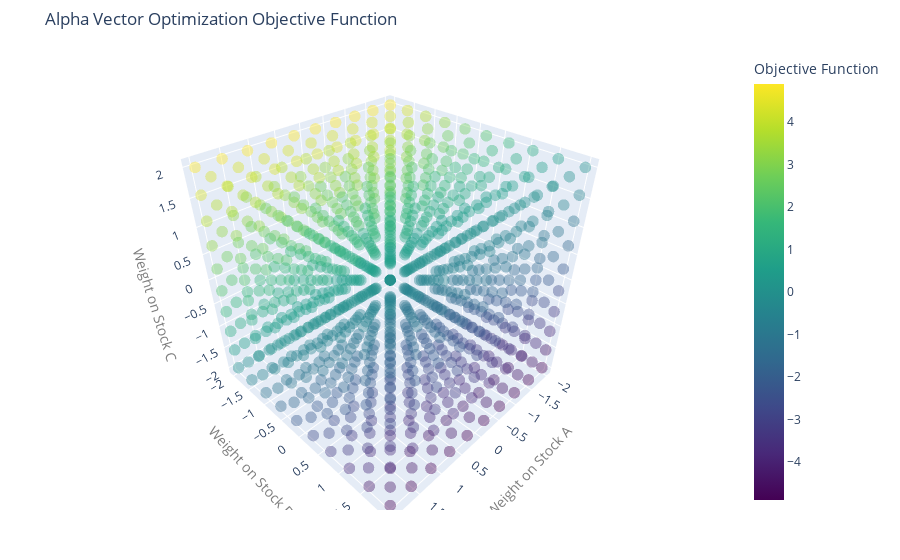

This figure's notebook cell:
### Code cell
hover_text = helper.generate_hover_text(xv, yv, zv, 'Weight on Stock A', 'Weight on Stock B', 'Weight on Stock C', fcn_values=obj_val, fcn_label='Objective Function')

trace1 = go.Scatter3d(
    x=xv.flatten(),
    y=yv.flatten(),
    z=zv.flatten(),
    text = hover_text.flatten(),
    mode='markers',
    marker=dict(
        size=4,
        color=obj_val.flatten(),     # set color to an array/list of desired values
        colorscale='Viridis',   # choose a colorscale
        colorbar=dict(
                title='Objective Function'
            ),
        opacity=0.4,
        showscale=True
    ),
    hoverinfo = 'text'
)

data = [trace1]
layout = helper.create_standard_layout('Alpha Vector Optimization Objective Function', 'Weight on')
fig = go.Figure(data=data, layout=layout)
py.offline.iplot(fig)

### Figure 1 — Plotly figure (JSON) as saved in the notebook; plotly's stock layout.template omitted (floating-point values rounded to 4 significant figures; data arrays with more than 128 entries replaced by an {"elided": "..."} marker saying what was removed)
{"data": [{"hoverinfo": "text", "marker": {"color": {"elided": "1000 float values"}, "colorbar": {"title": {"text": "Objective Function"}}, "colorscale": [[0, "#440154"], [0.1111, "#482878"], [0.2222, "#3e4989"], [0.3333, "#31688e"], [0.4444, "#26828e"], [0.5556, "#1f9e89"], [0.6667, "#35b779"], [0.7778, "#6ece58"], [0.8889, "#b5de2b"], [1, "#fde725"]], "opacity": 0.4, "showscale": true, "size": 4}, "mode": "markers", "text": {"elided": "1000 str values"}, "type": "scatter3d", "x": {"elided": "1000 float values"}, "y": {"elided": "1000 float values"}, "z": {"elided": "1000 float values"}}], "layout": {"margin": {"b": 50, "l": 50, "r": 50, "t": 50}, "scene": {"xaxis": {"title": {"font": {"color": "#7f7f7f", "size": 14}, "text": "Weight on Stock A"}, "zeroline": true}, "yaxis": {"title": {"font": {"color": "#7f7f7f", "size": 14}, "text": "Weight on Stock B"}, "zeroline": true}, "zaxis": {"title": {"font": {"color": "#7f7f7f", "size": 14}, "text": "Weight on Stock C"}, "zeroline": true}}, "title": {"text": "Alpha Vector Optimization Objective Function"}}}
